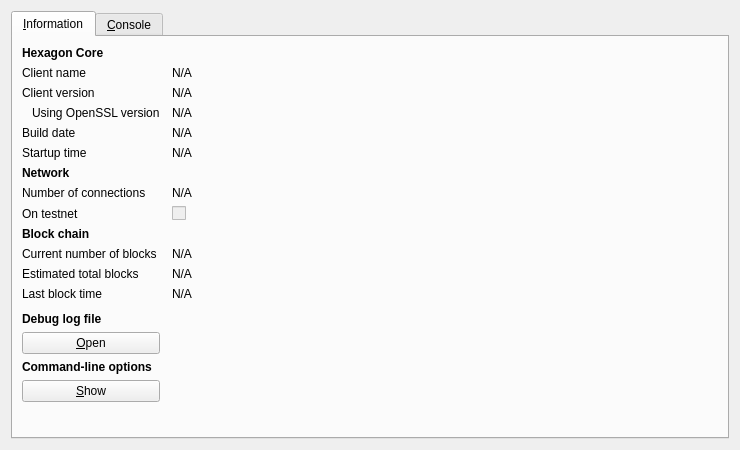
<?xml version="1.0" encoding="UTF-8"?>
<ui version="4.0">
 <class>RPCConsole</class>
 <widget class="QDialog" name="RPCConsole">
  <property name="geometry">
   <rect>
    <x>0</x>
    <y>0</y>
    <width>740</width>
    <height>450</height>
   </rect>
  </property>
  <property name="windowTitle">
   <string>Hexagon - Debug window</string>
  </property>
  <layout class="QVBoxLayout" name="verticalLayout_2">
   <item>
    <widget class="QTabWidget" name="tabWidget">
     <property name="currentIndex">
      <number>0</number>
     </property>
     <widget class="QWidget" name="tab_info">
      <attribute name="title">
       <string>&amp;Information</string>
      </attribute>
      <layout class="QGridLayout" name="gridLayout" columnstretch="0,1">
       <property name="horizontalSpacing">
        <number>12</number>
       </property>
       <item row="0" column="0">
        <widget class="QLabel" name="label_9">
         <property name="font">
          <font>
           <weight>75</weight>
           <bold>true</bold>
          </font>
         </property>
         <property name="text">
          <string>Hexagon Core</string>
         </property>
        </widget>
       </item>
       <item row="1" column="0">
        <widget class="QLabel" name="label_5">
         <property name="text">
          <string>Client name</string>
         </property>
        </widget>
       </item>
       <item row="1" column="1">
        <widget class="QLabel" name="clientName">
         <property name="cursor">
          <cursorShape>IBeamCursor</cursorShape>
         </property>
         <property name="text">
          <string>N/A</string>
         </property>
         <property name="textFormat">
          <enum>Qt::PlainText</enum>
         </property>
         <property name="textInteractionFlags">
          <set>Qt::LinksAccessibleByMouse|Qt::TextSelectableByKeyboard|Qt::TextSelectableByMouse</set>
         </property>
        </widget>
       </item>
       <item row="2" column="0">
        <widget class="QLabel" name="label_6">
         <property name="text">
          <string>Client version</string>
         </property>
        </widget>
       </item>
       <item row="2" column="1">
        <widget class="QLabel" name="clientVersion">
         <property name="cursor">
          <cursorShape>IBeamCursor</cursorShape>
         </property>
         <property name="text">
          <string>N/A</string>
         </property>
         <property name="textFormat">
          <enum>Qt::PlainText</enum>
         </property>
         <property name="textInteractionFlags">
          <set>Qt::LinksAccessibleByMouse|Qt::TextSelectableByKeyboard|Qt::TextSelectableByMouse</set>
         </property>
        </widget>
       </item>
       <item row="3" column="0">
        <widget class="QLabel" name="label_14">
         <property name="text">
          <string>Using OpenSSL version</string>
         </property>
         <property name="indent">
          <number>10</number>
         </property>
        </widget>
       </item>
       <item row="3" column="1">
        <widget class="QLabel" name="openSSLVersion">
         <property name="cursor">
          <cursorShape>IBeamCursor</cursorShape>
         </property>
         <property name="text">
          <string>N/A</string>
         </property>
         <property name="textFormat">
          <enum>Qt::PlainText</enum>
         </property>
         <property name="textInteractionFlags">
          <set>Qt::LinksAccessibleByMouse|Qt::TextSelectableByKeyboard|Qt::TextSelectableByMouse</set>
         </property>
        </widget>
       </item>
       <item row="4" column="0">
        <widget class="QLabel" name="label_12">
         <property name="text">
          <string>Build date</string>
         </property>
        </widget>
       </item>
       <item row="4" column="1">
        <widget class="QLabel" name="buildDate">
         <property name="cursor">
          <cursorShape>IBeamCursor</cursorShape>
         </property>
         <property name="text">
          <string>N/A</string>
         </property>
         <property name="textFormat">
          <enum>Qt::PlainText</enum>
         </property>
         <property name="textInteractionFlags">
          <set>Qt::LinksAccessibleByMouse|Qt::TextSelectableByKeyboard|Qt::TextSelectableByMouse</set>
         </property>
        </widget>
       </item>
       <item row="5" column="0">
        <widget class="QLabel" name="label_13">
         <property name="text">
          <string>Startup time</string>
         </property>
        </widget>
       </item>
       <item row="5" column="1">
        <widget class="QLabel" name="startupTime">
         <property name="cursor">
          <cursorShape>IBeamCursor</cursorShape>
         </property>
         <property name="text">
          <string>N/A</string>
         </property>
         <property name="textFormat">
          <enum>Qt::PlainText</enum>
         </property>
         <property name="textInteractionFlags">
          <set>Qt::LinksAccessibleByMouse|Qt::TextSelectableByKeyboard|Qt::TextSelectableByMouse</set>
         </property>
        </widget>
       </item>
       <item row="6" column="0">
        <widget class="QLabel" name="label_11">
         <property name="font">
          <font>
           <weight>75</weight>
           <bold>true</bold>
          </font>
         </property>
         <property name="text">
          <string>Network</string>
         </property>
        </widget>
       </item>
       <item row="7" column="0">
        <widget class="QLabel" name="label_7">
         <property name="text">
          <string>Number of connections</string>
         </property>
        </widget>
       </item>
       <item row="7" column="1">
        <widget class="QLabel" name="numberOfConnections">
         <property name="cursor">
          <cursorShape>IBeamCursor</cursorShape>
         </property>
         <property name="text">
          <string>N/A</string>
         </property>
         <property name="textFormat">
          <enum>Qt::PlainText</enum>
         </property>
         <property name="textInteractionFlags">
          <set>Qt::LinksAccessibleByMouse|Qt::TextSelectableByKeyboard|Qt::TextSelectableByMouse</set>
         </property>
        </widget>
       </item>
       <item row="8" column="0">
        <widget class="QLabel" name="label_8">
         <property name="text">
          <string>On testnet</string>
         </property>
        </widget>
       </item>
       <item row="8" column="1">
        <widget class="QCheckBox" name="isTestNet">
         <property name="enabled">
          <bool>false</bool>
         </property>
         <property name="text">
          <string/>
         </property>
        </widget>
       </item>
       <item row="9" column="0">
        <widget class="QLabel" name="label_10">
         <property name="font">
          <font>
           <weight>75</weight>
           <bold>true</bold>
          </font>
         </property>
         <property name="text">
          <string>Block chain</string>
         </property>
        </widget>
       </item>
       <item row="10" column="0">
        <widget class="QLabel" name="label_3">
         <property name="text">
          <string>Current number of blocks</string>
         </property>
        </widget>
       </item>
       <item row="10" column="1">
        <widget class="QLabel" name="numberOfBlocks">
         <property name="cursor">
          <cursorShape>IBeamCursor</cursorShape>
         </property>
         <property name="text">
          <string>N/A</string>
         </property>
         <property name="textFormat">
          <enum>Qt::PlainText</enum>
         </property>
         <property name="textInteractionFlags">
          <set>Qt::LinksAccessibleByMouse|Qt::TextSelectableByKeyboard|Qt::TextSelectableByMouse</set>
         </property>
        </widget>
       </item>
       <item row="11" column="0">
        <widget class="QLabel" name="label_4">
         <property name="text">
          <string>Estimated total blocks</string>
         </property>
        </widget>
       </item>
       <item row="11" column="1">
        <widget class="QLabel" name="totalBlocks">
         <property name="cursor">
          <cursorShape>IBeamCursor</cursorShape>
         </property>
         <property name="text">
          <string>N/A</string>
         </property>
         <property name="textFormat">
          <enum>Qt::PlainText</enum>
         </property>
         <property name="textInteractionFlags">
          <set>Qt::LinksAccessibleByMouse|Qt::TextSelectableByKeyboard|Qt::TextSelectableByMouse</set>
         </property>
        </widget>
       </item>
       <item row="12" column="0">
        <widget class="QLabel" name="label_2">
         <property name="text">
          <string>Last block time</string>
         </property>
        </widget>
       </item>
       <item row="12" column="1">
        <widget class="QLabel" name="lastBlockTime">
         <property name="cursor">
          <cursorShape>IBeamCursor</cursorShape>
         </property>
         <property name="text">
          <string>N/A</string>
         </property>
         <property name="textFormat">
          <enum>Qt::PlainText</enum>
         </property>
         <property name="textInteractionFlags">
          <set>Qt::LinksAccessibleByMouse|Qt::TextSelectableByKeyboard|Qt::TextSelectableByMouse</set>
         </property>
        </widget>
       </item>
       <item row="13" column="0">
        <spacer name="verticalSpacer_2">
         <property name="orientation">
          <enum>Qt::Vertical</enum>
         </property>
         <property name="sizeHint" stdset="0">
          <size>
           <width>20</width>
           <height>20</height>
          </size>
         </property>
        </spacer>
       </item>
       <item row="14" column="0">
        <widget class="QLabel" name="labelDebugLogfile">
         <property name="font">
          <font>
           <weight>75</weight>
           <bold>true</bold>
          </font>
         </property>
         <property name="text">
          <string>Debug log file</string>
         </property>
        </widget>
       </item>
       <item row="15" column="0">
        <widget class="QPushButton" name="openDebugLogfileButton">
         <property name="toolTip">
          <string>Open the Hexagon debug log file from the current data directory. This can take a few seconds for large log files.</string>
         </property>
         <property name="text">
          <string>&amp;Open</string>
         </property>
         <property name="autoDefault">
          <bool>false</bool>
         </property>
        </widget>
       </item>
       <item row="16" column="0">
        <widget class="QLabel" name="labelCLOptions">
         <property name="font">
          <font>
           <weight>75</weight>
           <bold>true</bold>
          </font>
         </property>
         <property name="text">
          <string>Command-line options</string>
         </property>
        </widget>
       </item>
       <item row="17" column="0">
        <widget class="QPushButton" name="showCLOptionsButton">
         <property name="toolTip">
          <string>Show the Hexagon-Qt help message to get a list with possible Hexagon command-line options.</string>
         </property>
         <property name="text">
          <string>&amp;Show</string>
         </property>
         <property name="autoDefault">
          <bool>false</bool>
         </property>
        </widget>
       </item>
       <item row="18" column="0">
        <spacer name="verticalSpacer">
         <property name="orientation">
          <enum>Qt::Vertical</enum>
         </property>
         <property name="sizeHint" stdset="0">
          <size>
           <width>20</width>
           <height>40</height>
          </size>
         </property>
        </spacer>
       </item>
      </layout>
     </widget>
     <widget class="QWidget" name="tab_console">
      <attribute name="title">
       <string>&amp;Console</string>
      </attribute>
      <layout class="QVBoxLayout" name="verticalLayout_3">
       <property name="spacing">
        <number>3</number>
       </property>
       <item>
        <widget class="QTextEdit" name="messagesWidget">
         <property name="minimumSize">
          <size>
           <width>0</width>
           <height>100</height>
          </size>
         </property>
         <property name="readOnly">
          <bool>true</bool>
         </property>
         <property name="tabKeyNavigation" stdset="0">
          <bool>false</bool>
         </property>
         <property name="columnCount" stdset="0">
          <number>2</number>
         </property>
        </widget>
       </item>
       <item>
        <layout class="QHBoxLayout" name="horizontalLayout">
         <property name="spacing">
          <number>3</number>
         </property>
         <item>
          <widget class="QLabel" name="label">
           <property name="text">
            <string notr="true">&gt;</string>
           </property>
          </widget>
         </item>
         <item>
          <widget class="QLineEdit" name="lineEdit"/>
         </item>
         <item>
          <widget class="QPushButton" name="clearButton">
           <property name="maximumSize">
            <size>
             <width>24</width>
             <height>24</height>
            </size>
           </property>
           <property name="toolTip">
            <string>Clear console</string>
           </property>
           <property name="text">
            <string/>
           </property>
           <property name="icon">
            <iconset resource="../bitcoin.qrc">
             <normaloff>:/icons/remove</normaloff>:/icons/remove</iconset>
           </property>
           <property name="shortcut">
            <string notr="true">Ctrl+L</string>
           </property>
           <property name="autoDefault">
            <bool>false</bool>
           </property>
          </widget>
         </item>
        </layout>
       </item>
      </layout>
     </widget>
    </widget>
   </item>
  </layout>
 </widget>
 <resources>
  <include location="../bitcoin.qrc"/>
 </resources>
 <connections/>
</ui>
